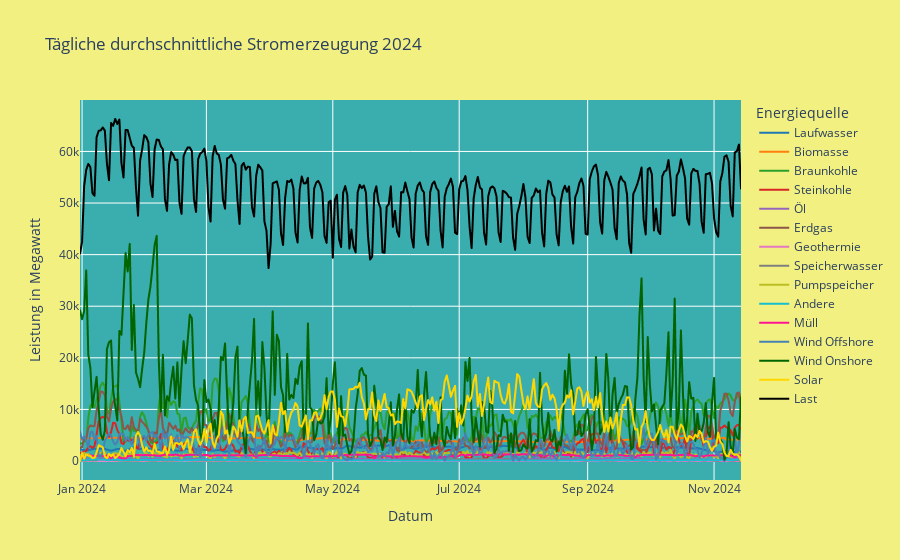

The notebook cell saved with this chart:
### Markdown cell above
# 15. Hintergrundfarbe ändern

### Code cell
fig.update_layout(
    plot_bgcolor="#3aaeae",   # heller Bereich hinter den Linien
    paper_bgcolor="#f2f080",  # gesamter Hintergrund
)

### Figure 1 — Plotly figure (JSON) as saved in the notebook; plotly's stock layout.template omitted (floating-point values rounded to 4 significant figures; data arrays with more than 128 entries replaced by an {"elided": "..."} marker saying what was removed)
{"data": [{"hovertemplate": "Energiequelle=Laufwasser<br>Datum=%{x}<br>Leistung in Megawatt=%{y}<extra></extra>", "legendgroup": "Laufwasser", "line": {"color": "#1f77b4", "dash": "solid"}, "marker": {"symbol": "circle"}, "mode": "lines", "name": "Laufwasser", "showlegend": true, "type": "scattergl", "x": {"elided": "320 str values"}, "xaxis": "x", "y": {"elided": "320 float values"}, "yaxis": "y"}, {"hovertemplate": "Energiequelle=Biomasse<br>Datum=%{x}<br>Leistung in Megawatt=%{y}<extra></extra>", "legendgroup": "Biomasse", "line": {"color": "#ff7f0e", "dash": "solid"}, "marker": {"symbol": "circle"}, "mode": "lines", "name": "Biomasse", "showlegend": true, "type": "scattergl", "x": {"elided": "320 str values"}, "xaxis": "x", "y": {"elided": "320 float values"}, "yaxis": "y"}, {"hovertemplate": "Energiequelle=Braunkohle<br>Datum=%{x}<br>Leistung in Megawatt=%{y}<extra></extra>", "legendgroup": "Braunkohle", "line": {"color": "#2ca02c", "dash": "solid"}, "marker": {"symbol": "circle"}, "mode": "lines", "name": "Braunkohle", "showlegend": true, "type": "scattergl", "x": {"elided": "320 str values"}, "xaxis": "x", "y": {"elided": "320 float values"}, "yaxis": "y"}, {"hovertemplate": "Energiequelle=Steinkohle<br>Datum=%{x}<br>Leistung in Megawatt=%{y}<extra></extra>", "legendgroup": "Steinkohle", "line": {"color": "#d62728", "dash": "solid"}, "marker": {"symbol": "circle"}, "mode": "lines", "name": "Steinkohle", "showlegend": true, "type": "scattergl", "x": {"elided": "320 str values"}, "xaxis": "x", "y": {"elided": "320 float values"}, "yaxis": "y"}, {"hovertemplate": "Energiequelle=Öl<br>Datum=%{x}<br>Leistung in Megawatt=%{y}<extra></extra>", "legendgroup": "Öl", "line": {"color": "#9467bd", "dash": "solid"}, "marker": {"symbol": "circle"}, "mode": "lines", "name": "Öl", "showlegend": true, "type": "scattergl", "x": {"elided": "320 str values"}, "xaxis": "x", "y": {"elided": "320 float values"}, "yaxis": "y"}, {"hovertemplate": "Energiequelle=Erdgas<br>Datum=%{x}<br>Leistung in Megawatt=%{y}<extra></extra>", "legendgroup": "Erdgas", "line": {"color": "#8c564b", "dash": "solid"}, "marker": {"symbol": "circle"}, "mode": "lines", "name": "Erdgas", "showlegend": true, "type": "scattergl", "x": {"elided": "320 str values"}, "xaxis": "x", "y": {"elided": "320 float values"}, "yaxis": "y"}, {"hovertemplate": "Energiequelle=Geothermie<br>Datum=%{x}<br>Leistung in Megawatt=%{y}<extra></extra>", "legendgroup": "Geothermie", "line": {"color": "#e377c2", "dash": "solid"}, "marker": {"symbol": "circle"}, "mode": "lines", "name": "Geothermie", "showlegend": true, "type": "scattergl", "x": {"elided": "320 str values"}, "xaxis": "x", "y": {"elided": "320 float values"}, "yaxis": "y"}, {"hovertemplate": "Energiequelle=Speicherwasser<br>Datum=%{x}<br>Leistung in Megawatt=%{y}<extra></extra>", "legendgroup": "Speicherwasser", "line": {"color": "#7f7f7f", "dash": "solid"}, "marker": {"symbol": "circle"}, "mode": "lines", "name": "Speicherwasser", "showlegend": true, "type": "scattergl", "x": {"elided": "320 str values"}, "xaxis": "x", "y": {"elided": "320 float values"}, "yaxis": "y"}, {"hovertemplate": "Energiequelle=Pumpspeicher<br>Datum=%{x}<br>Leistung in Megawatt=%{y}<extra></extra>", "legendgroup": "Pumpspeicher", "line": {"color": "#bcbd22", "dash": "solid"}, "marker": {"symbol": "circle"}, "mode": "lines", "name": "Pumpspeicher", "showlegend": true, "type": "scattergl", "x": {"elided": "320 str values"}, "xaxis": "x", "y": {"elided": "320 float values"}, "yaxis": "y"}, {"hovertemplate": "Energiequelle=Andere<br>Datum=%{x}<br>Leistung in Megawatt=%{y}<extra></extra>", "legendgroup": "Andere", "line": {"color": "#17becf", "dash": "solid"}, "marker": {"symbol": "circle"}, "mode": "lines", "name": "Andere", "showlegend": true, "type": "scattergl", "x": {"elided": "320 str values"}, "xaxis": "x", "y": {"elided": "320 float values"}, "yaxis": "y"}, {"hovertemplate": "Energiequelle=Müll<br>Datum=%{x}<br>Leistung in Megawatt=%{y}<extra></extra>", "legendgroup": "Müll", "line": {"color": "#ff1493", "dash": "solid"}, "marker": {"symbol": "circle"}, "mode": "lines", "name": "Müll", "showlegend": true, "type": "scattergl", "x": {"elided": "320 str values"}, "xaxis": "x", "y": {"elided": "320 float values"}, "yaxis": "y"}, {"hovertemplate": "Energiequelle=Wind Offshore<br>Datum=%{x}<br>Leistung in Megawatt=%{y}<extra></extra>", "legendgroup": "Wind Offshore", "line": {"color": "#4682b4", "dash": "solid"}, "marker": {"symbol": "circle"}, "mode": "lines", "name": "Wind Offshore", "showlegend": true, "type": "scattergl", "x": {"elided": "320 str values"}, "xaxis": "x", "y": {"elided": "320 float values"}, "yaxis": "y"}, {"hovertemplate": "Energiequelle=Wind Onshore<br>Datum=%{x}<br>Leistung in Megawatt=%{y}<extra></extra>", "legendgroup": "Wind Onshore", "line": {"color": "#006400", "dash": "solid"}, "marker": {"symbol": "circle"}, "mode": "lines", "name": "Wind Onshore", "showlegend": true, "type": "scattergl", "x": {"elided": "320 str values"}, "xaxis": "x", "y": {"elided": "320 float values"}, "yaxis": "y"}, {"hovertemplate": "Energiequelle=Solar<br>Datum=%{x}<br>Leistung in Megawatt=%{y}<extra></extra>", "legendgroup": "Solar", "line": {"color": "#ffd700", "dash": "solid"}, "marker": {"symbol": "circle"}, "mode": "lines", "name": "Solar", "showlegend": true, "type": "scattergl", "x": {"elided": "320 str values"}, "xaxis": "x", "y": {"elided": "320 float values"}, "yaxis": "y"}, {"hovertemplate": "Energiequelle=Last<br>Datum=%{x}<br>Leistung in Megawatt=%{y}<extra></extra>", "legendgroup": "Last", "line": {"color": "#000000", "dash": "solid"}, "marker": {"symbol": "circle"}, "mode": "lines", "name": "Last", "showlegend": true, "type": "scattergl", "x": {"elided": "320 str values"}, "xaxis": "x", "y": {"elided": "320 float values"}, "yaxis": "y"}], "layout": {"legend": {"title": {"text": "Energiequelle"}, "tracegroupgap": 0}, "paper_bgcolor": "#f2f080", "plot_bgcolor": "#3aaeae", "title": {"text": "Tägliche durchschnittliche Stromerzeugung 2024"}, "xaxis": {"anchor": "y", "domain": [0, 1], "title": {"text": "Datum"}}, "yaxis": {"anchor": "x", "domain": [0, 1], "title": {"text": "Leistung in Megawatt"}}}}
